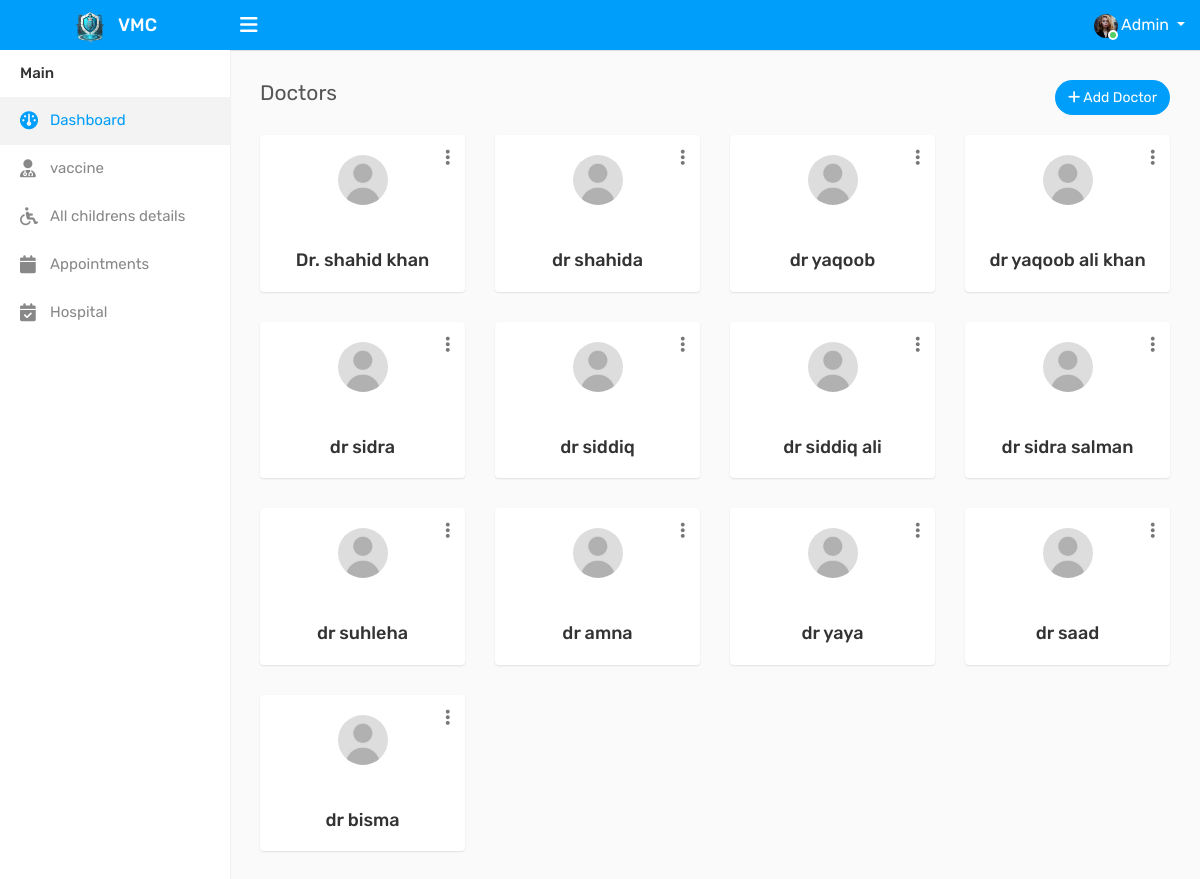
The app's page /Dashboards/doctors.php with its own data.
### tables this page shows
CREATE TABLE `doctors` (
  `id` int(11) NOT NULL,
  `hospital_id` int(11) DEFAULT NULL,
  `name` varchar(255) NOT NULL,
  `specialization` enum('Pediatrician','Neonatologist','Child Psychologist') NOT NULL DEFAULT 'Pediatrician',
  `contact` varchar(20) DEFAULT NULL,
  `email` varchar(255) DEFAULT NULL,
  `img` varchar(250) DEFAULT NULL,
  `created_at` timestamp NOT NULL DEFAULT current_timestamp()
);

### Dashboards/doctors.php (the view, shortened to what this page needs)
<!DOCTYPE html>
<html lang="en">
<head>
    <link rel="stylesheet" type="text/css" href="assets/css/bootstrap.min.css">
    <link rel="stylesheet" type="text/css" href="assets/css/font-awesome.min.css">
    <link rel="stylesheet" type="text/css" href="assets/css/select2.min.css">
    <link rel="stylesheet" type="text/css" href="assets/css/bootstrap-datetimepicker.min.css">
    <link rel="stylesheet" type="text/css" href="assets/css/style.css">
    <link href="https://cdnjs.cloudflare.com/ajax/libs/font-awesome/6.5.1/css/all.min.css" rel="stylesheet">
</head>
<body>
    <div class="main-wrapper">
    <div class="header">
            <div class="header-left">
                <a href="index-2.php" class="logo">
                    <img src="assets/img/logo9.png" width="35" height="35" alt=""> <span>VMC</span>
                </a>
            </div>
            <a id="toggle_btn" href="javascript:void(0);"><i class="fa fa-bars"></i></a>
            <ul class="nav user-menu float-right">
                <li class="nav-item dropdown has-arrow">
                    <a href="#" class="dropdown-toggle nav-link user-link" data-toggle="dropdown">
                        <span class="user-img">
                            <img class="rounded-circle" src="assets/img/user-04.jpg" width="24" alt="Admin">
                            <span class="status online"></span>
                        </span>
                        <span>Admin</span>
                    </a>
                </li>
            </ul>
        </div>
        <div class="sidebar" id="sidebar">
            <div class="sidebar-inner slimscroll">
                <div id="sidebar-menu" class="sidebar-menu">
                    <ul>
                        <li class="menu-title">Main</li>
                        <li class="active">
                            <a href="index.php"><i class="fa fa-dashboard"></i> <span>Dashboard</span></a>
                        </li>
                        <li>
                            <a href="vacine.php"><i class="fa fa-user-md"></i> <span>vaccine</span></a>
                        </li>
                        <li>
                            <a href="children.php"><i class="fa fa-wheelchair"></i> <span>All childrens details</span></a>
                        </li>
                        <li>
                            <a href="appointments.php"><i class="fa fa-calendar"></i> <span>Appointments</span></a>
                        </li>
                        <li>
                            <a href="hospitals.php"><i class="fa fa-calendar-check-o"></i> <span>Hospital</span></a>
                        </li>
                    </ul>
                </div>
            </div>
        </div>
        <div class="page-wrapper">
            <div class="content">
                <div class="row">
                    <div class="col-sm-4 col-3">
                        <h4 class="page-title">Doctors</h4>
                    </div>
                    <div class="col-sm-8 col-9 text-right m-b-20">
                        <a href="adddoctor.php" class="btn btn-primary btn-rounded float-right"><i class="fa fa-plus"></i> Add Doctor</a>
                    </div>
                </div>
                <div class="row doctor-grid">
    <?php
    include "../forms/dbconn.php";
    $query = "SELECT `id`, `name`, 'img' FROM `doctors`;";
    $result = mysqli_query($conn, $query);
    if (mysqli_num_rows($result) > 0) {
        while ($row = mysqli_fetch_assoc($result)) {
            echo '<div class="col-md-4 col-sm-4 col-lg-3">
                    <div class="profile-widget">
                        <div class="doctor-img">
                                <img alt="Doctor Image" class="rounded-circle img-fluid" style="width: 50px; height: 50px; object-fit: cover;"
     src="' . (!empty($row['img']) && file_exists('assets/images/' . $row['img'])
     ? 'assets/images/' . htmlspecialchars($row['img'])
     : 'assets/img/user.jpg') . '">
                        </div>
                        <div class="dropdown profile-action">
                            <a href="#" class="action-icon dropdown-toggle" data-toggle="dropdown" aria-expanded="false">
                                <i class="fa fa-ellipsis-v"></i>
                            </a>
                                <a class="dropdown-item" href="edit-doctor.php?id=' . htmlspecialchars($row['id']) . '">
                                </a>
                                <a class="dropdown-item" href="#" data-toggle="modal" data-target="#delete_doctor_' . htmlspecialchars($row['id']) . '">
                                </a>
                        </div>
                        <h4 class="doctor-name text-ellipsis">
                            <a href="profile.html">' . htmlspecialchars($row['name']) . '</a>
                        </h4>
                    </div>
                </div>
                <div id="delete_doctor_' . htmlspecialchars($row['id']) . '" class="modal fade delete-modal" role="dialog">
                                    <a href="d_delete.php?id=' . htmlspecialchars($row['id']) . '" class="btn btn-danger">Delete</a>
                </div>';
        }
    } else {
        echo "<p>No doctors found.</p>";
    }
    ?>
</div>
            </div>
        </div>
    </div>
</body>
</html>

### records on screen
doctors: name "Dr. shahid khan"
doctors: name "dr shahida"
doctors: name "dr yaqoob"
doctors: name "dr yaqoob ali khan"
doctors: name "dr sidra"
doctors: name "dr siddiq"
doctors: name "dr siddiq ali"
doctors: name "dr sidra salman"
doctors: name "dr suhleha"
doctors: name "dr amna"
doctors: name "dr yaya"
doctors: name "dr saad"
doctors: name "dr bisma"
